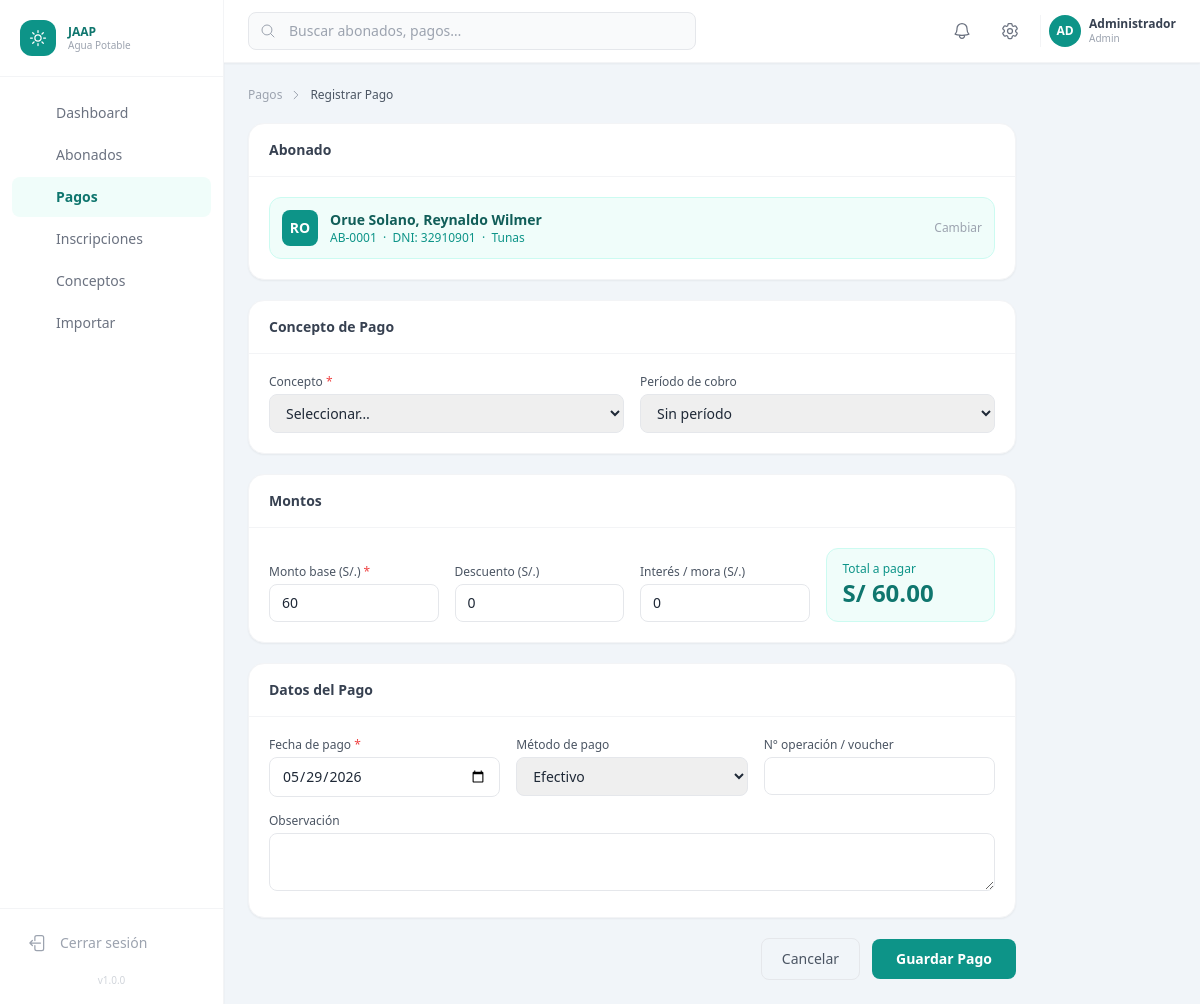
/pagos/registrar.php?abonado_id=1 (signed in), run on the app's committed database.
### tables this page shows
CREATE TABLE `abonados` (
  `id`                INT UNSIGNED    NOT NULL AUTO_INCREMENT,
  `codigo`            VARCHAR(20)     NOT NULL COMMENT 'Código interno del abonado',
  `dni`               VARCHAR(8)      NOT NULL,
  `nombres`           VARCHAR(100)    NOT NULL,
  `apellidos`         VARCHAR(100)    NOT NULL,
  `fecha_nacimiento`  DATE            NULL,
  `departamento`      VARCHAR(100)    NOT NULL DEFAULT '',
  `provincia`         VARCHAR(100)    NOT NULL DEFAULT '',
  `distrito`          VARCHAR(100)    NOT NULL DEFAULT '',
  `direccion`         TEXT            NULL,
  `zona`              ENUM('porvenir','tunas','cerro_de_pasco') NOT NULL DEFAULT 'porvenir',
  `profesion`         VARCHAR(100)    NULL,
  `actividad`         VARCHAR(100)    NULL,
  `grado_instruccion` ENUM(
    'sin_instruccion','primaria_incompleta','primaria_completa',
    'secundaria_incompleta','secundaria_completa',
    'tecnico','universitario','posgrado'
  ) NOT NULL DEFAULT 'sin_instruccion',
  `estado_civil`      ENUM('soltero','casado','conviviente','viudo','divorciado') NOT NULL DEFAULT 'soltero',
  `telefono`          VARCHAR(15)     NULL,
  `email`             VARCHAR(100)    NULL,
  `numero_hijos`      TINYINT UNSIGNED NOT NULL DEFAULT 0,
  `fecha_inscripcion` DATE            NULL,
  `estado`            ENUM('activo','inactivo','suspendido') NOT NULL DEFAULT 'activo',
  `observaciones`     TEXT            NULL,
  `creado_por`        INT UNSIGNED    NULL,
  `created_at`        TIMESTAMP       NOT NULL DEFAULT CURRENT_TIMESTAMP,
  `updated_at`        TIMESTAMP       NOT NULL DEFAULT CURRENT_TIMESTAMP ON UPDATE CURRENT_TIMESTAMP,
  PRIMARY KEY (`id`),
  UNIQUE KEY `uk_dni`    (`dni`),
  UNIQUE KEY `uk_codigo` (`codigo`),
  KEY `idx_zona`   (`zona`),
  KEY `idx_estado` (`estado`),
  CONSTRAINT `fk_abonado_creado` FOREIGN KEY (`creado_por`) REFERENCES `usuarios_sistema` (`id`) ON DELETE SET NULL
);

### config/config.php (called while the page is built, shortened)
<?php
function e(string $s): string
{
    return htmlspecialchars($s, ENT_QUOTES | ENT_HTML5, 'UTF-8');
}

### pagos/registrar.php (the view, shortened to what this page needs)
<?php
$pdo        = getDB();
$preAbonadoId = (int)($_GET['abonado_id'] ?? $_POST['abonado_id'] ?? 0);
$preAbonado   = null;
if ($preAbonadoId > 0) {
    $s = $pdo->prepare("SELECT id, codigo, dni, nombres, apellidos, zona FROM abonados WHERE id = ? AND estado = 'activo'");
    $s->execute([$preAbonadoId]);
    $preAbonado = $s->fetch() ?: null;
}
require_once __DIR__ . '/../includes/header.php';
require_once __DIR__ . '/../includes/sidebar.php';
?>
<div class="flex flex-col flex-1 overflow-hidden">
  <?php require_once __DIR__ . '/../includes/topbar.php'; ?>
  <main class="flex-1 overflow-y-auto p-6">
    <div class="flex items-center gap-2 text-xs text-gray-400 mb-5">
      <a href="<?= APP_URL ?>/pagos/index.php" class="hover:text-brand-600">Pagos</a>
      <svg class="w-3 h-3" fill="none" viewBox="0 0 24 24" stroke-width="2" stroke="currentColor">
        <path stroke-linecap="round" stroke-linejoin="round" d="m8.25 4.5 7.5 7.5-7.5 7.5" />
      </svg>
      <span class="text-gray-600 font-medium">Registrar Pago</span>
    </div>
    <form method="POST" action=""
          x-data="{
            monto: <?= (float)($_POST['monto'] ?? TARIFA_MENSUAL * 6) ?>,
            descuento: <?= (float)($_POST['descuento'] ?? 0) ?>,
            interes: <?= (float)($_POST['interes'] ?? 0) ?>,
            get total() { return Math.max(0, parseFloat(this.monto||0) - parseFloat(this.descuento||0) + parseFloat(this.interes||0)).toFixed(2); }
          }"
          class="max-w-3xl space-y-5">
      <div class="bg-white rounded-2xl shadow-sm border border-gray-100 overflow-hidden">
        <div class="px-5 py-4 border-b border-gray-100"><h2 class="text-sm font-semibold text-gray-700">Abonado</h2></div>
        <div class="p-5">
          <?php if ($preAbonado): ?>
            <div class="flex items-center gap-3 p-3 rounded-xl bg-brand-50 border border-brand-100">
              <div class="w-9 h-9 rounded-lg bg-brand-600 flex items-center justify-center text-white text-sm font-bold">
                <?= e(mb_strtoupper(mb_substr($preAbonado['nombres'], 0,1) . mb_substr($preAbonado['apellidos'], 0,1))) ?>
              </div>
              <div>
                <p class="font-semibold text-brand-800 text-sm"><?= e($preAbonado['apellidos'] . ', ' . $preAbonado['nombres']) ?></p>
                <p class="text-xs text-brand-600"><?= e($preAbonado['codigo']) ?> &nbsp;·&nbsp; DNI: <?= e($preAbonado['dni']) ?> &nbsp;·&nbsp; <?= e(ZONAS[$preAbonado['zona']] ?? $preAbonado['zona']) ?></p>
              </div>
              <a href="<?= APP_URL ?>/pagos/registrar.php" class="ml-auto text-xs text-gray-400 hover:text-gray-600">Cambiar</a>
            </div>
          <?php endif; ?>
        </div>
      </div>
      <div class="bg-white rounded-2xl shadow-sm border border-gray-100 overflow-hidden">
        <div class="px-5 py-4 border-b border-gray-100"><h2 class="text-sm font-semibold text-gray-700">Concepto de Pago</h2></div>
        <div class="p-5 grid grid-cols-1 sm:grid-cols-2 gap-4">
          <div>
            <label class="block text-xs font-medium text-gray-600 mb-1">Concepto <span class="text-red-500">*</span></label>
            <select name="concepto_id" required
                    onchange="const c = this.selectedOptions[0]?.dataset.monto; if(c) document.getElementById('inputMonto').value = c;"
                    class="w-full px-3 py-2 text-sm border border-gray-200 rounded-lg focus:outline-none focus:ring-2 focus:ring-brand-300">
              <option value="">Seleccionar…</option>
            </select>
          </div>
          <div>
            <label class="block text-xs font-medium text-gray-600 mb-1">Período de cobro</label>
            <select name="periodo_id"
                    class="w-full px-3 py-2 text-sm border border-gray-200 rounded-lg focus:outline-none focus:ring-2 focus:ring-brand-300">
              <option value="">Sin período</option>
            </select>
          </div>
        </div>
      </div>
      <div class="bg-white rounded-2xl shadow-sm border border-gray-100 overflow-hidden">
        <div class="px-5 py-4 border-b border-gray-100"><h2 class="text-sm font-semibold text-gray-700">Montos</h2></div>
        <div class="p-5 grid grid-cols-1 sm:grid-cols-4 gap-4 items-end">
          <div>
            <label class="block text-xs font-medium text-gray-600 mb-1">Monto base (S/.) <span class="text-red-500">*</span></label>
            <input id="inputMonto" name="monto" type="number" step="0.01" min="0.01"
                   x-model="monto" required
                   value="<?= number_format((float)($_POST['monto'] ?? TARIFA_MENSUAL * 6), 2) ?>"
                   class="w-full px-3 py-2 text-sm border border-gray-200 rounded-lg focus:outline-none focus:ring-2 focus:ring-brand-300">
          </div>
          <div>
            <label class="block text-xs font-medium text-gray-600 mb-1">Descuento (S/.)</label>
            <input name="descuento" type="number" step="0.01" min="0"
                   x-model="descuento"
                   value="<?= number_format((float)($_POST['descuento'] ?? 0), 2) ?>"
                   class="w-full px-3 py-2 text-sm border border-gray-200 rounded-lg focus:outline-none focus:ring-2 focus:ring-brand-300">
          </div>
          <div>
            <label class="block text-xs font-medium text-gray-600 mb-1">Interés / mora (S/.)</label>
            <input name="interes" type="number" step="0.01" min="0"
                   x-model="interes"
                   value="<?= number_format((float)($_POST['interes'] ?? 0), 2) ?>"
                   class="w-full px-3 py-2 text-sm border border-gray-200 rounded-lg focus:outline-none focus:ring-2 focus:ring-brand-300">
          </div>
          <div class="bg-brand-50 rounded-xl px-4 py-3 border border-brand-100">
            <p class="text-xs text-brand-600 font-medium">Total a pagar</p>
            <p class="text-2xl font-bold text-brand-700" x-text="'S/ ' + total"></p>
          </div>
        </div>
      </div>
      <div class="bg-white rounded-2xl shadow-sm border border-gray-100 overflow-hidden">
        <div class="px-5 py-4 border-b border-gray-100"><h2 class="text-sm font-semibold text-gray-700">Datos del Pago</h2></div>
        <div class="p-5 grid grid-cols-1 sm:grid-cols-3 gap-4">
          <div>
            <label class="block text-xs font-medium text-gray-600 mb-1">Fecha de pago <span class="text-red-500">*</span></label>
            <input name="fecha_pago" type="date" value="<?= e($_POST['fecha_pago'] ?? date('Y-m-d')) ?>" required
                   class="w-full px-3 py-2 text-sm border border-gray-200 rounded-lg focus:outline-none focus:ring-2 focus:ring-brand-300">
          </div>
          <div>
            <label class="block text-xs font-medium text-gray-600 mb-1">Método de pago</label>
            <select name="metodo_pago"
                    class="w-full px-3 py-2 text-sm border border-gray-200 rounded-lg focus:outline-none focus:ring-2 focus:ring-brand-300">
              <?php foreach (METODOS_PAGO as $k => $v): ?>
                <option value="<?= e($k) ?>" <?= ($_POST['metodo_pago'] ?? 'efectivo') === $k ? 'selected' : '' ?>><?= e($v) ?></option>
              <?php endforeach; ?>
            </select>
          </div>
          <div>
            <label class="block text-xs font-medium text-gray-600 mb-1">N° operación / voucher</label>
            <input name="referencia" type="text" value="<?= e($_POST['referencia'] ?? '') ?>"
                   class="w-full px-3 py-2 text-sm border border-gray-200 rounded-lg focus:outline-none focus:ring-2 focus:ring-brand-300">
          </div>
          <div class="sm:col-span-3">
            <label class="block text-xs font-medium text-gray-600 mb-1">Observación</label>
            <textarea name="observacion" rows="2"
                      class="w-full px-3 py-2 text-sm border border-gray-200 rounded-lg focus:outline-none focus:ring-2 focus:ring-brand-300"><?= e($_POST['observacion'] ?? '') ?></textarea>
          </div>
        </div>
      </div>
      <div class="flex items-center gap-3 justify-end">
        <a href="<?= APP_URL ?>/pagos/index.php"
           class="px-5 py-2.5 text-sm text-gray-600 border border-gray-200 rounded-lg hover:bg-gray-50 transition-colors">
          Cancelar
        </a>
        <button type="submit"
                class="px-6 py-2.5 text-sm font-semibold bg-brand-600 hover:bg-brand-700 text-white rounded-lg transition-colors">
          Guardar Pago
        </button>
      </div>
    </form>
  </main>
</div>
<?php require_once __DIR__ . '/../includes/footer.php'; ?>

### data on the page
abonados: nombres+apellidos "RO", apellidos+nombres "Orue Solano, Reynaldo Wilmer", codigo "AB-0001", dni "32910901", zona "Tunas"

### other printed values
$item['label'] "Dashboard"
$item['label'] "Abonados"
$item['label'] "Pagos"
$item['label'] "Inscripciones"
$item['label'] "Conceptos"
$item['label'] "Importar"
APP_VERSION "1.0.0"
mb_substr($user['nombre'], 0, 2) "AD"
$user['nombre'] "Administrador"
$user['rol'] "Admin"
form field metodo_pago "Efectivo"
